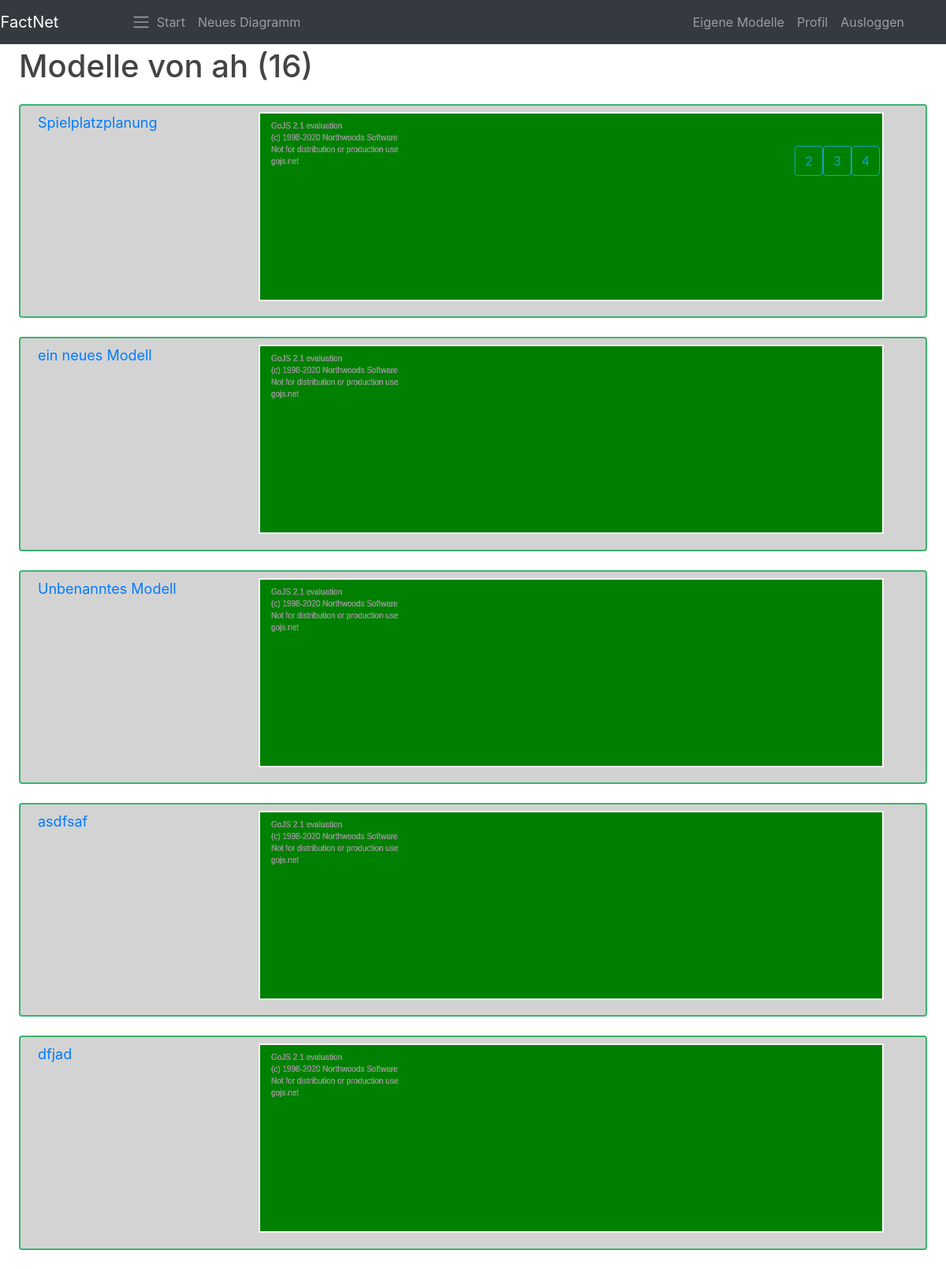
The app's page /eigenemodelle/1 (signed in), older data.
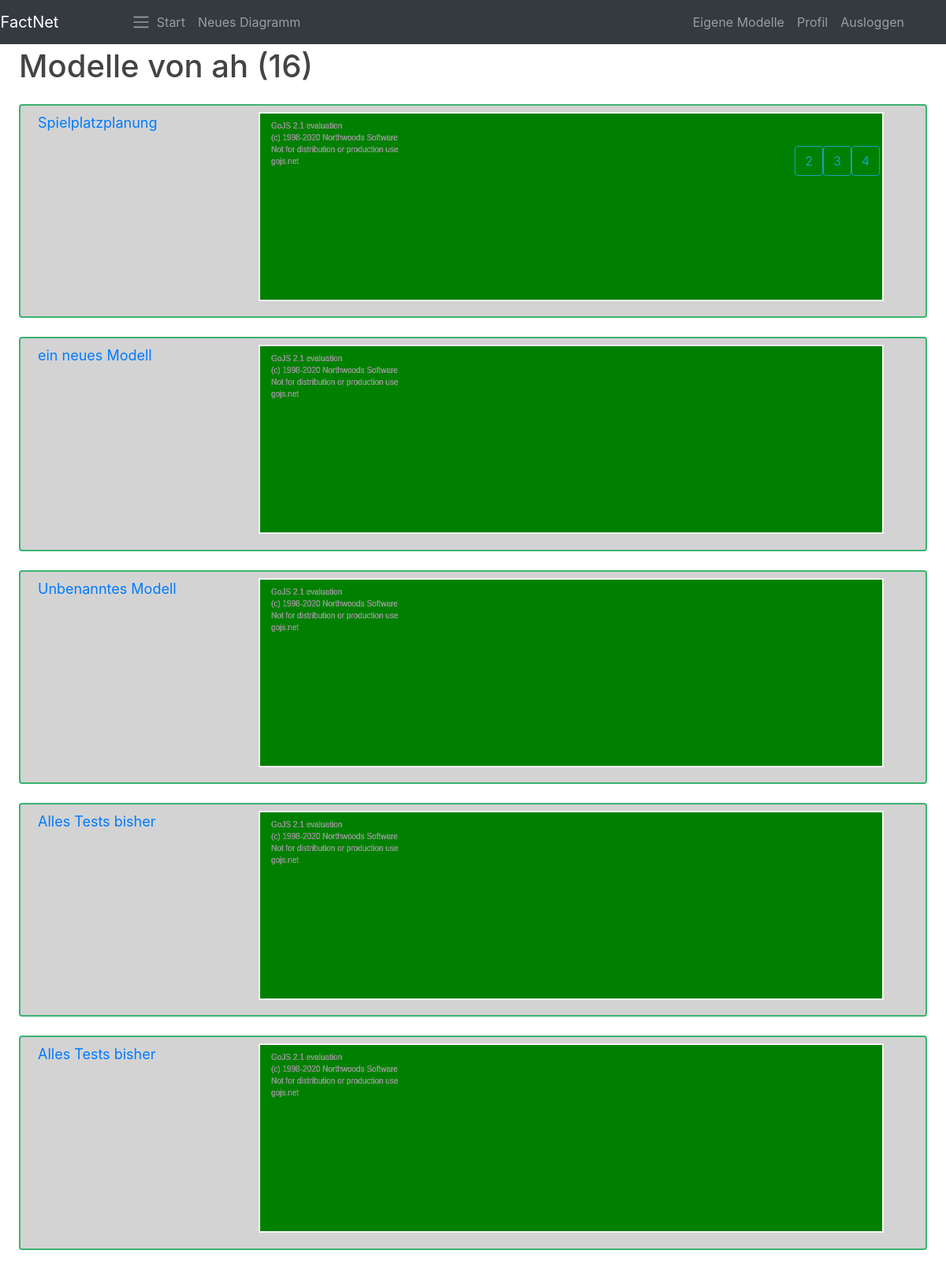
The same page, newer data.
### factnet/pers.py (models this page shows, shortened)
class User(db.Model, UserMixin):
    id = db.Column(db.Integer, primary_key=True)
    alias = db.Column(db.String(30), nullable=False, unique=True)
    email = db.Column(db.String(100), nullable=False, unique=True)
    f_o_s = db.Column(db.Text, nullable=False)
    title = db.Column(db.Text, nullable=False)
    password = db.Column(db.String(120), nullable=False)
    models = db.relationship('Models', backref="creator", lazy=True)
    verwaltung = db.relationship('Verwaltung', backref="macher", lazy=True)
    abfrage = db.relationship('Abfrage', backref="fragender", lazy = True)

class Verwaltung(db.Model):
    id = db.Column(db.Integer, primary_key=True)
    content = db.Column(JsonDict)
    title = db.Column(db.String(100), nullable=False)
    user_id = db.Column(db.Integer, db.ForeignKey('user.id'), nullable=False)

### factnet/routes.py (the view, shortened to what this page needs)
@login_required
@app.route("/eigenemodelle/<int:pg>", methods=['POST', 'GET'])
def eigenemodelle(pg):
    modelle = Verwaltung.query.filter_by(macher=current_user).paginate(page=pg, per_page=5)
    for m in modelle.items:
        print(m.id)
    return render_template("sichdiag.html", user=current_user, models=modelle)

### factnet/pers.py (called while the page is built)
@login_manager.user_loader
def load_user(user_id):
    return User.query.get(int(user_id))

    def process_result_value(self, value, dialect):
        if value is None:
            return {}
        else:
            return loads(value)

### factnet/templates/sichdiag.html (shortened to what this page needs)
{% extends "base.html" %}
{% block content %}
    <link rel="stylesheet" href={{ url_for('static', filename='DataInspector.css') }}/>
            <h1 class="mt-8" style="position:relative; margin-left: 2%; margin-top:5%;">Modelle von {{ user.alias }} ({{ models.total }})</h1>
    {% for model in models.items %}
        <article class="media content-section rounded" style="margin:2%">
            <div id="Diagramm" style="background-color:green; margin-bottom: 1%; position:relative;left:26%;width:70%;height:30vh;border:2px solid whitesmoke;"></div>
          <div class="media-body">
            <div class="article-metadata">
              <a style="position:absolute; font-size: large; left:4%;" href="{{ url_for('einmodell', page=model.id) }}">
                  {%   if model.title %}
                  {{ model.title}}</a>
                {% else  %}
                Unbenanntes Modell</a>
                {% endif %}
            </div>
          </div>
                    </article>
    {% endfor %}
    {% for page_num in models.iter_pages(left_edge=1, right_edge=1, left_current=2, right_current=3) %}
      {% if page_num %}
        {% if models.page == page_num %}
        {% else %}
          <a id= "dummerlink" style="position: absolute; top: 11.5%;right:13%;" class= "btn btn-outline-info " >{{ page_num }}</a>
        {% endif %}
      {% endif %}
    {% endfor %}
{% endblock content %}

### factnet/templates/base.html (shortened to what this page needs)
<!DOCTYPE html>
<html>
<head>
    <link rel="stylesheet" type="text/css" href="{{ url_for('static', filename='styles.css') }}">
</head>
<body>
    <header class="site-header" >
      <nav class="navbar navbar-expand-md navbar-dark text-white bg-dark fixed-top">
        <div class="container">
          <a class="navbar-brand mr-5" href="/main" style="position:relative; left:-4%;">FactNet</a>
            <span class="navbar-toggler-icon"></span>
          <div class="collapse navbar-collapse" id="navbarToggle">
            <div class="navbar-nav mr-auto">
              <a class="nav-item nav-link" href="/">Start</a>
              <a class="nav-item nav-link" href="/save">Neues Diagramm</a>
            </div>
            <div class="navbar-nav" id="mehrChildren">
                {% if current_user.is_authenticated %}
                    <a class="nav-item nav-link" href="/eigenemodelle/1">Eigene Modelle</a>
                    <a class="nav-item nav-link" href="/profile">Profil</a>
                    <a class="nav-item nav-link" href="/logout">Ausloggen</a>
                {% else %}
                  <a class="nav-item nav-link" href="/login">Einloggen</a>
                  <a class="nav-item nav-link" href="/register">Registrieren</a>
                {% endif %}
            </div>
          </div>
        </div>
      </nav>
    </header>
    <main role="main" class="">
      <div class="">
        <div class="">
                        {% block content %}{% endblock %}
        </div>
      </div>
    </main>
<link rel="stylesheet" href="https://stackpath.bootstrapcdn.com/bootstrap/4.3.1/css/bootstrap.min.css">
</body>
</html>

### factnet/static/styles.css (style rules this page uses)
body { background: #fafafa; color: #333333; margin-top: 5rem; }
h1, h2, h3, h4, h5, h6 { color: #444444; }
.site-header .navbar-nav .nav-link { color: lightyellow; }
.content-section { background: lightgray; padding: 8px; border:2px solid mediumseagreen; border-radius: 5px; }

Row changes from the older to the newer data that the page shows:
changed Verwaltung (number 4 of 5 on the later page): title "asdfsaf" → "Alles Tests bisher"
changed Verwaltung (number 5 of 5 on the later page): title "dfjad" → "Alles Tests bisher"
